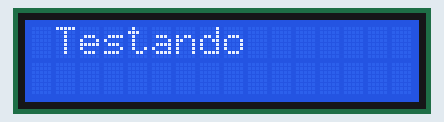
Simulated run of this sketch. Board: Arduino Uno, built with avr-gcc and run on an emulated ATmega328P. Parts: 16×2 character LCD.

Above: at 0.1 s.
At 10.1 s:
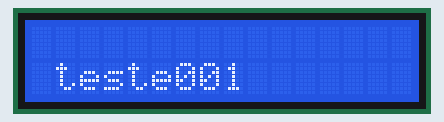
At 23.2 s:
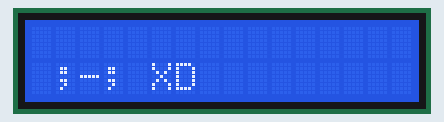
At 33.2 s:
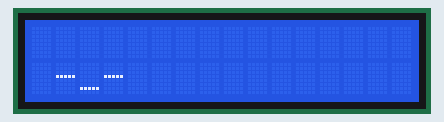

Measured:
- what the display in image 1 shows lasts 5.0 s, from 10.1 s to 15.1 s
- what the display in image 3 shows lasts 3.0 s, from 33.1 s to 36.1 s

The sketch:

teste_LCD_rcj.ino
```cpp
#include <Wire.h> // Biblioteca utilizada para fazer a comunicação com o I2C
#include <LiquidCrystal_I2C.h> // Biblioteca utilizada para fazer a comunicação com o display 20x4
#define col 16 // Serve para definir o numero de colunas do display utilizado
#define lin  2 // Serve para definir o numero de linhas do display utilizado
#define ende  0x27 // Serve para definir o endereço do display.
LiquidCrystal_I2C lcd(ende,col,lin); // Chamada da funcação LiquidCrystal para ser usada com o I2C
void setup() //Incia o display
{
  lcd.init(); // Serve para iniciar a comunicação com o display já conectado
  lcd.backlight(); // Serve para ligar a luz do display
  lcd.clear(); // Serve para limpar a tela do display
}
void loop()
{
  lcd.setCursor(1,0); // Coloca o cursor do display na coluna 1 e linha 1
  lcd.print("Testando "); // Comando de saída com a mensagem que deve aparecer na coluna 2 e linha 1.
  delay(5000);
  lcd.clear();
  lcd.setCursor(1, 1); //Coloca o cursor do display na coluna 1 e linha 2
  lcd.print(";-; XD");  // Comando de saida com a mensagem que deve aparecer na coluna 2 e linha 2
  delay(5000);
  lcd.clear();
  lcd.setCursor(1,2); //Coloca o cursor do display na coluna 1 e linha 1
  lcd.print("teste001");  // Comando de saida com a mensagem que deve aparecer na coluna 2 e linha 3
  delay(5000);
  lcd.clear();
  lcd.setCursor(1 ,2); //Coloca o cursor do display na coluna 1 e linha 2
  lcd.print("-_-");  // Comando de saida com a mensagem que deve aparecer na coluna 2 e linha 4
  delay(3000);  // delay de 5 segundos com todas as mensagens na tela
  lcd.clear(); // Limpa o display até o loop ser reiniciado
}
```
